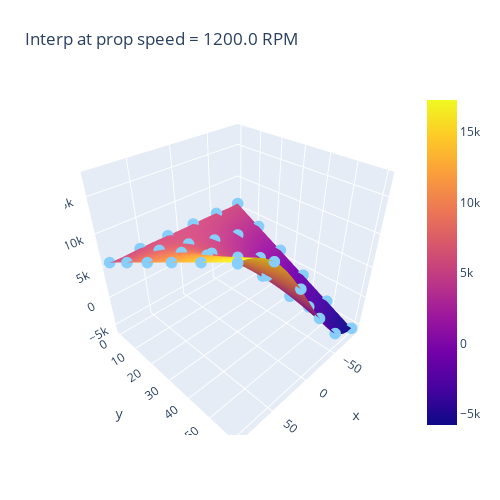

Source (notebook cell):
### Code cell
fig = go.Figure(
    data=[
        go.Surface(
            z=y_data_interp_plt, y=airspeed_mat_i[:, :, 0], x=discangle_mat_i[:, :, 0]
        ),
        go.Scatter3d(
            x=plot_trend_df.discangle,
            y=plot_trend_df.airspeed,
            z=plot_trend_df.load,
            mode="markers",
            marker=dict(color="LightSkyBlue", size=4),
        ),
    ]
)

fig.update_layout(
    title=f"Interp at prop speed = {plot_rpm} RPM",
    autosize=False,
    width=500,
    height=500,
    margin=dict(l=65, r=50, b=65, t=90),
)

fig.show()

### Figure 1 — Plotly figure (JSON) as saved in the notebook; plotly's stock layout.template omitted (floating-point values rounded to 4 significant figures; data arrays with more than 128 entries replaced by an {"elided": "..."} marker saying what was removed)
{"data": [{"type": "surface", "x": {"elided": "21x22 float values"}, "y": {"elided": "21x22 int values"}, "z": {"elided": "21x22 float values"}}, {"marker": {"color": "LightSkyBlue", "size": 4}, "mode": "markers", "type": "scatter3d", "x": [-90, -90, -90, -90, -90, -90, -54, -54, -54, -54, -54, -54, -18, -18, -18, -18, -18, -18, 18.0, 18.0, 18.0, 18.0, 18.0, 18.0, 54, 54, 54, 54, 54, 54, 90, 90, 90, 90, 90, 90], "y": [0, 12, 24, 36.0, 48, 60, 0, 12, 24, 36.0, 48, 60, 0, 12, 24, 36.0, 48, 60, 0, 12, 24, 36.0, 48, 60, 0, 12, 24, 36.0, 48, 60, 0, 12, 24, 36.0, 48, 60], "z": [5760, 3456, 1152.0, -1152.0, -3456.0, -5760, 5760, 3896.0, 2032.0, 168.1, -1696.0, -3560.0, 5760, 5048.0, 4336.0, 3624.0, 2912.0, 2200.0, 5760, 6472.0, 7184.0, 7896.0, 8608.0, 9320.0, 5760, 7624.0, 9488.0, 11350.0, 13220.0, 15080.0, 5760, 8064.0, 10368, 12670.0, 14976, 17280]}], "layout": {"autosize": false, "height": 500, "margin": {"b": 65, "l": 65, "r": 50, "t": 90}, "title": {"text": "Interp at prop speed = 1200.0 RPM"}, "width": 500}}
